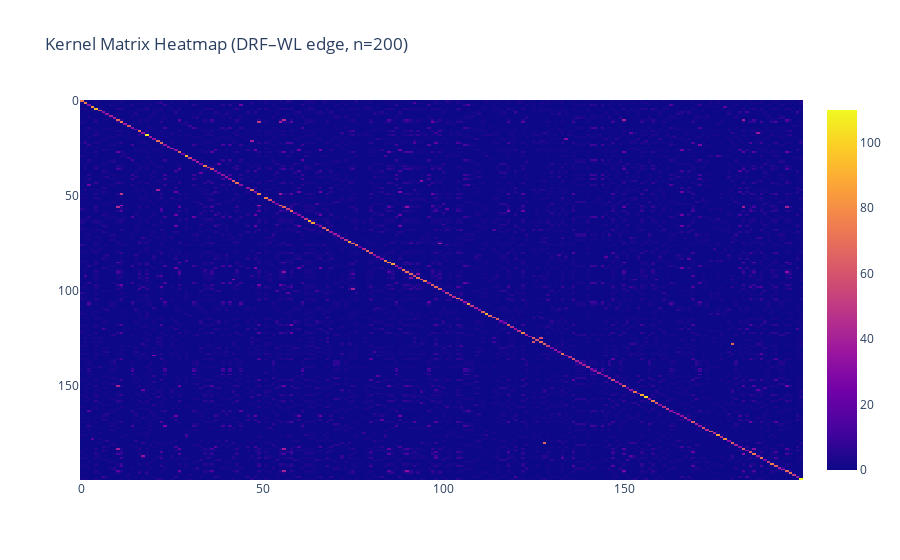
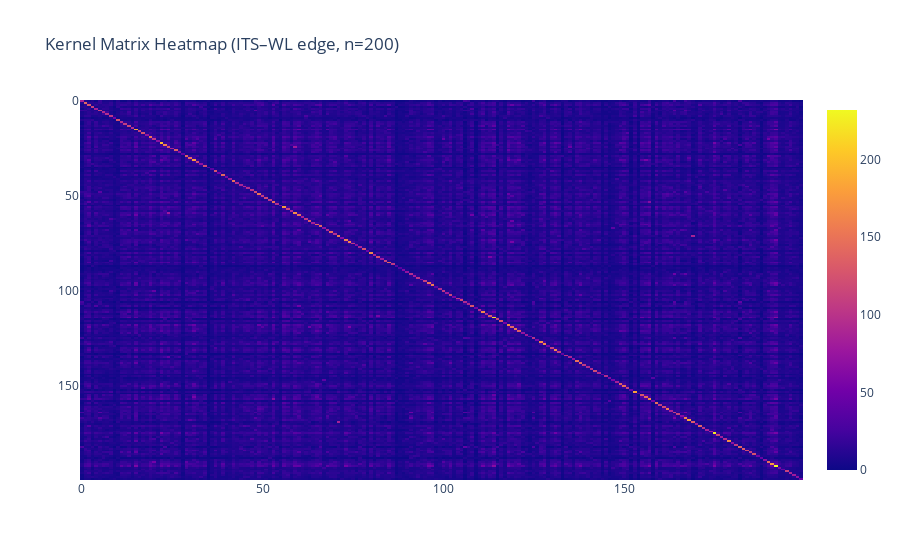

These figures' notebook cell, in order:
### Markdown cell above
## Kernel-Matrizen (DRF vs ITS) und Heatmaps (n=200, edge)

### Code cell
mode = "edge"
n = 200

K_drf, y_drf_small, stats_drf = build_kernel_and_stats(X_drf, y_drf, mode=mode, n=n)
print("DRF kernel matrix stats:", stats_drf)
fig = plot_kernel_heatmap(K_drf, title=f"Kernel Matrix Heatmap (DRF–WL {mode}, n={n})")
fig.show()

K_its, y_its_small, stats_its = build_kernel_and_stats(X_its, y_its, mode=mode, n=n)
print("ITS kernel matrix stats:", stats_its)
fig = plot_kernel_heatmap(K_its, title=f"Kernel Matrix Heatmap (ITS–WL {mode}, n={n})")
fig.show()

### Figure 1 — Plotly figure (JSON) as saved in the notebook; plotly's stock layout.template omitted (floating-point values rounded to 4 significant figures; data arrays with more than 128 entries replaced by an {"elided": "..."} marker saying what was removed)
{"data": [{"coloraxis": "coloraxis", "hovertemplate": "x: %{x}<br>y: %{y}<br>color: %{z}<extra></extra>", "name": "0", "type": "heatmap", "xaxis": "x", "yaxis": "y", "z": {"elided": "200x200 float values"}}], "layout": {"coloraxis": {"colorscale": [[0, "#0d0887"], [0.1111, "#46039f"], [0.2222, "#7201a8"], [0.3333, "#9c179e"], [0.4444, "#bd3786"], [0.5556, "#d8576b"], [0.6667, "#ed7953"], [0.7778, "#fb9f3a"], [0.8889, "#fdca26"], [1, "#f0f921"]]}, "title": {"text": "Kernel Matrix Heatmap (DRF–WL edge, n=200)"}, "xaxis": {"anchor": "y", "domain": [0, 1]}, "yaxis": {"anchor": "x", "autorange": "reversed", "domain": [0, 1]}}}

### Figure 2 — Plotly figure (JSON) as saved in the notebook; plotly's stock layout.template omitted (floating-point values rounded to 4 significant figures; data arrays with more than 128 entries replaced by an {"elided": "..."} marker saying what was removed)
{"data": [{"coloraxis": "coloraxis", "hovertemplate": "x: %{x}<br>y: %{y}<br>color: %{z}<extra></extra>", "name": "0", "type": "heatmap", "xaxis": "x", "yaxis": "y", "z": {"elided": "200x200 float values"}}], "layout": {"coloraxis": {"colorscale": [[0, "#0d0887"], [0.1111, "#46039f"], [0.2222, "#7201a8"], [0.3333, "#9c179e"], [0.4444, "#bd3786"], [0.5556, "#d8576b"], [0.6667, "#ed7953"], [0.7778, "#fb9f3a"], [0.8889, "#fdca26"], [1, "#f0f921"]]}, "title": {"text": "Kernel Matrix Heatmap (ITS–WL edge, n=200)"}, "xaxis": {"anchor": "y", "domain": [0, 1]}, "yaxis": {"anchor": "x", "autorange": "reversed", "domain": [0, 1]}}}
